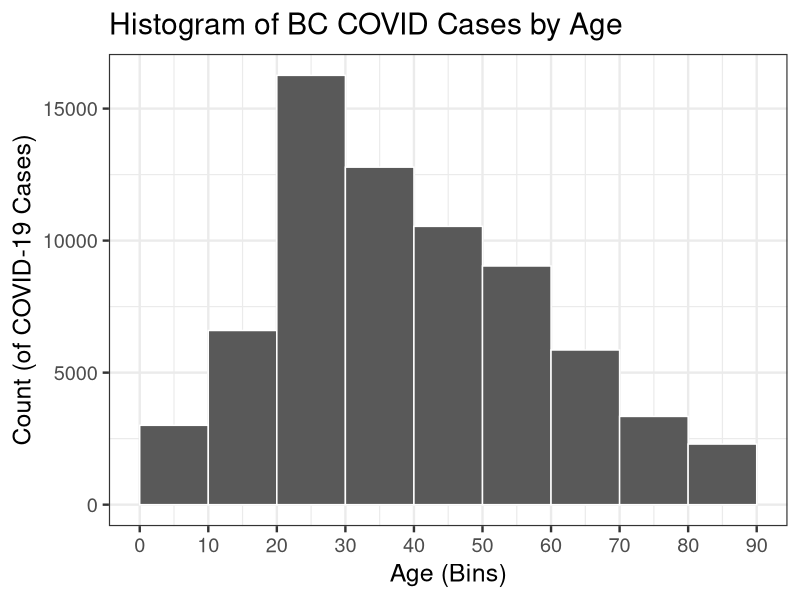
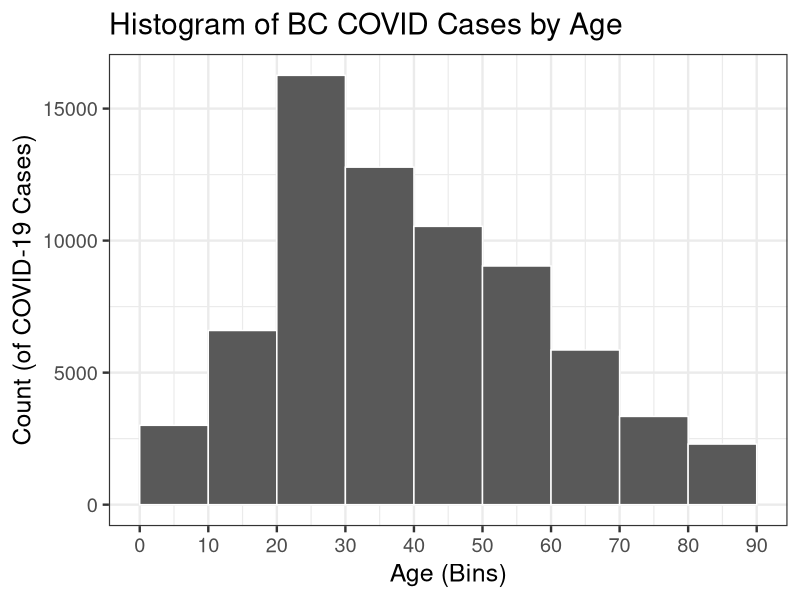
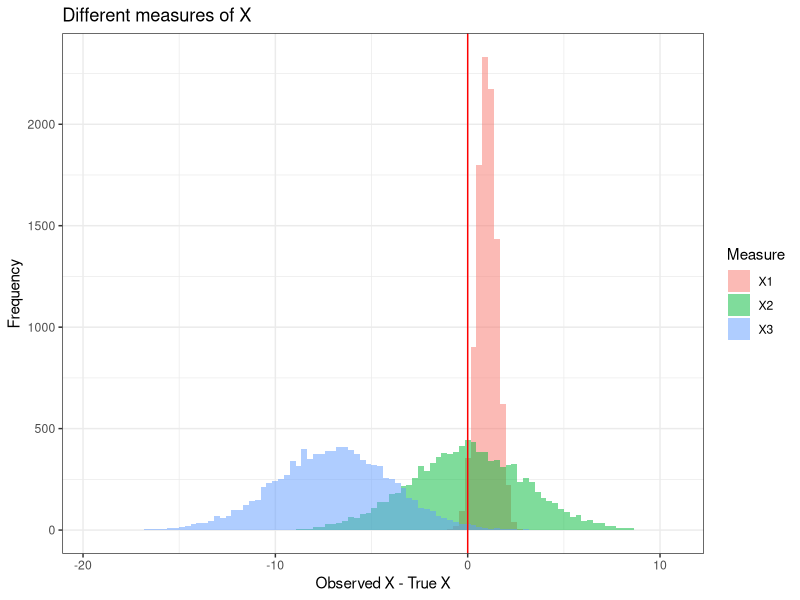

The R source for these figures, in order:
## ---- chunk 1
knitr::opts_chunk$set(echo = FALSE)
require(stringr)
require(data.table)
require(ggplot2)
require(magrittr)
## ---- chunk 2

bc_data = fread('./BCCDC_COVID19_Dashboard_Case_Details.csv')
bc_data[, age := str_extract(Age_Group, "\\d\\d$") %>% as.numeric %>% `-` (1)]

ggplot(bc_data, aes(x = age)) + geom_histogram(breaks = seq(0,90,10), col = "white") + theme_bw(base_size = 18) + ggtitle("Histogram of BC COVID Cases by Age") + xlab("Age (Bins)") + ylab("Count (of COVID-19 Cases)")  +
    scale_x_continuous(breaks=seq(0,90,10))
## ---- chunk 3
ggplot(bc_data, aes(x = age)) + geom_histogram(breaks = seq(0,90,10), col = "white") + theme_bw(base_size = 18) + ggtitle("Histogram of BC COVID Cases by Age") + xlab("Age (Bins)") + ylab("Count (of COVID-19 Cases)")  +
    scale_x_continuous(breaks=seq(0,90,10))
## ---- chunk 4
require(ggplot2)
n = 10000
x1 = rnorm(n, 0, 0.5) + 1
x2 = rnorm(n, 0, 3)
x3 = rnorm(n, -7, 3)
plot_data = data.frame(Measure = rep(paste0("X",1:3), each = n), value = c(x1, x2, x3))
xlims = range(c(x1,x2, x3))
ggplot(plot_data, aes(value, fill = Measure)) + 
  geom_histogram(bins = 100, alpha = 0.5, position = 'identity') +
  labs(title = 'Different measures of X') + xlab("Observed X - True X") + ylab("Frequency") + 
  theme_bw() +
  geom_vline(xintercept = 0, colour = 'red')
